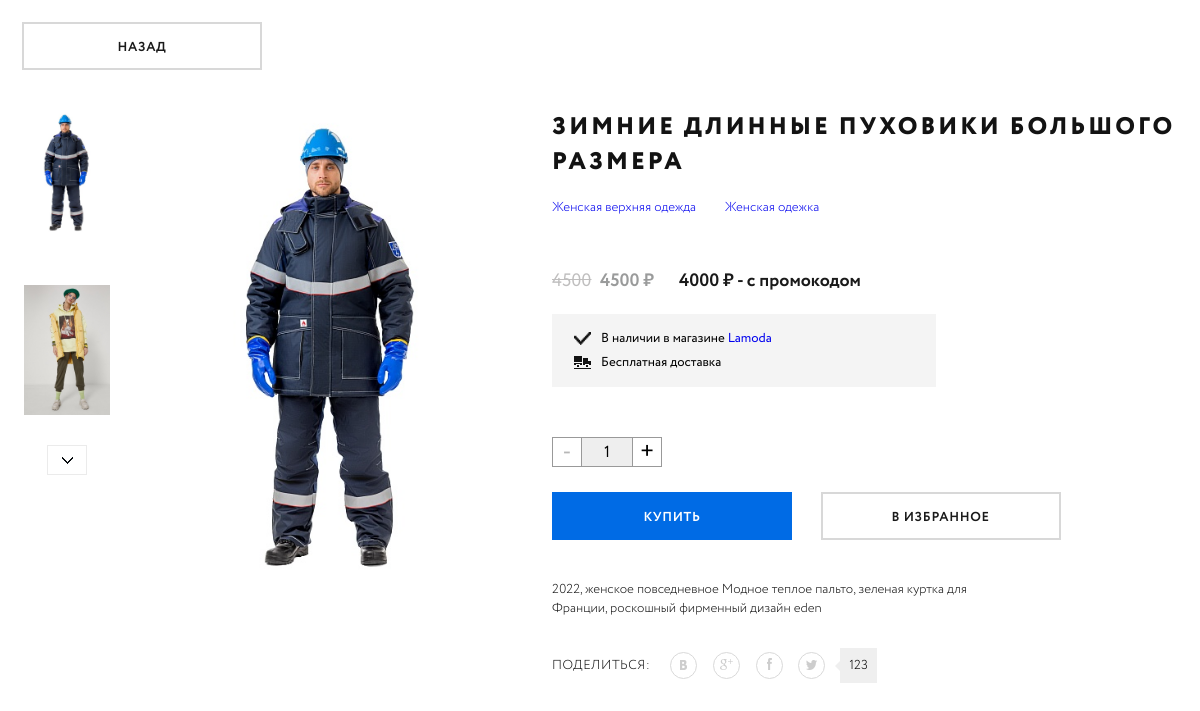
Screenshot of /index.php?id=7 with the database file from the repository.
### tables this page shows
CREATE TABLE `products` (
  `id` int(11) NOT NULL,
  `label` varchar(255) NOT NULL,
  `status` enum('ENABLE','DISABLE') NOT NULL,
  `price` int(11) NOT NULL,
  `original_price` int(11) NOT NULL,
  `promo_price` int(11) NOT NULL,
  `description` text NOT NULL
);

CREATE TABLE `images` (
  `id` int(11) NOT NULL,
  `alt` varchar(255) NOT NULL,
  `file_path` varchar(1024) NOT NULL
);

CREATE TABLE `categories` (
  `id` int(11) NOT NULL,
  `label` varchar(255) NOT NULL,
  `teaser_text` varchar(255) NOT NULL
);

### routing/Router.php (called while the page is built, shortened)
<?php
require_once './database/Product.php';
class Router
{
    public static function showProductPage($idProduct)
    {
        $product = new Product();
        $data = $product->getProduct($idProduct);
        $data['main'] = $data['main'][0];
        Router::showTemplate('product', $data);
    }
    public static function showTemplate($templateName, $dataTemplate)
    {
        $data = $dataTemplate;
        require_once('./templates/' . $templateName . '.php');
    }
}

### database/DB.php (called while the page is built)
<?php
class DB
{
    private PDO $db;
    public function __construct(
        $server = 'localhost',
        $dbName = 'products',
        $user = 'root',
        $password = ''
    ) {
        $connectionString = 'mysql:host=' . $server . ';dbname=' . $dbName;
        $this->db = new PDO($connectionString, $user, $password);
    }
    public function queryRows($sql, $params = [])
    {
        $query = $this->query($sql, $params);
        return $query->fetchAll(PDO::FETCH_ASSOC);
    }
    private function query($sql, $params)
    {
        $prepareQuery = $this->db->prepare($sql);
        if (count($params) != 0) {
            foreach ($params as $param => $value) {
                $prepareQuery->bindValue(':' . $param, $value);
            }
        }
        $prepareQuery->execute();
        return $prepareQuery;
    }
}

### database/Product.php (called while the page is built)
<?php
require_once 'DB.php';
class Product
{
    private DB $db;
    public function __construct()
    {
        $this->db = new DB();
    }
    public function getProduct($id)
    {
        $images = $this->getExtraImages($id);
        $categories = $this->getExtraCategories($id);
        $mainData = $this->getMainInfo($id);
        return [
            'images' => $images,
            'categories' => $categories,
            'main' => $mainData
        ];
    }
    private function getMainInfo($id)
    {
        return $this->db->queryRows('
            SELECT p.label, p.price, p.original_price, p.promo_price, p.description, i.alt, i.file_path, c.label as category, c.id as category_id FROM products p
            INNER JOIN field_main_categories fc ON fc.pid = p.id
            INNER JOIN categories c ON fc.cid = c.id
            INNER JOIN field_main_images fi ON fi.pid = p.id
            INNER JOIN images i ON fi.image_id = i.id
            WHERE p.id = :id',
            ['id' => $id]
        );
    }
    private function getExtraImages($id)
    {
        return $this->db->queryRows('
            SELECT i.id, i.alt, i.file_path FROM images i
            INNER JOIN field_images fi ON fi.image_id = i.id
            WHERE fi.pid = :id',
            ['id' => $id]
        );
    }
    private function getExtraCategories($id)
    {
        return $this->db->queryRows('
            SELECT c.id, c.label, c.teaser_text FROM categories c
            INNER JOIN field_categories fc ON fc.cid = c.id
            WHERE fc.pid = :id',
            ['id' => $id]
        );
    }
}

### templates/product.php (the view, shortened to what this page needs)
<?php
  $parentId = $data['main']['category_id'];
  $page = 1;
?>
<!DOCTYPE html>
<html lang="ru">
<head>
  <link rel="stylesheet" href="<?= PUBLIC_PATH ?>/css/index.css">
</head>
<body>
  <div class="layout">
    <button class="custom-btn">
      <a href="<?= ROOT_FOLDER . '/?cat_id=' . $parentId . '&page=' . $page ?>">Назад</a>
    </button>
    <div class="product">
      <div class="product__preview">
        <div class="product__gallery">
          <div class="product__images">
            <img class="product__image" src="<?= PUBLIC_PATH . $data['main']['file_path'] ?>" alt="<?= $data['main']['alt'] ?>">
            <?php foreach ($data['images'] as $image): ?>
              <img class="product__image" src="<?= PUBLIC_PATH . $image['file_path'] ?>" alt="<?= $image['alt'] ?>">
            <?php endforeach; ?>
          </div>
          <button>
            <img src="<?= PUBLIC_PATH ?>/img/icons/chevron-down-icon.png" alt="Иконка стрелки вниз">
          </button>
        </div>
        <div class="product__main-image">
          <img class="product__image--full" src="<?= PUBLIC_PATH . $data['main']['file_path'] ?>" alt="<?= $data['main']['alt'] ?>">
        </div>
      </div>
      <div class="product__description">
        <h2><?= $data['main']['label'] ?></h2>
        <div class="product__categories">
          <a href="<?= ROOT_FOLDER . '?cat_id=' . $data['main']['category_id'] ?>"><?= $data['main']['category'] ?></a>
          <?php foreach ($data['categories'] as $category): ?>
            <a href="<?= ROOT_FOLDER . '?cat_id=' . $category['id'] ?>">
              <?= $category['label'] ?>
            </a>
          <?php endforeach; ?>
        </div>
        <div class="product__price">
          <div class="product__price-actual">
            <span class="product__price-old"><?= $data['main']['original_price'] ?></span>
            <span class="product__price-current price"><?= $data['main']['price'] ?></span>
          </div>
          <div class="product__price-discount">
            <span class="product__discount-value price price--discount"><?= $data['main']['promo_price'] ?></span>
          </div>
        </div>
        <div class="product__info">
          <div class="product__info-item">
            <img src="<?= PUBLIC_PATH ?>/img/icons/check-icon.png" alt="Иконка галочки">
            <span>В наличии в магазине <a href="#">Lamoda</a></span>
          </div>
          <div class="product__info-item">
            <img src="<?= PUBLIC_PATH ?>/img/icons/truck-icon.png" alt="Иконка грузовика">
            <span>Бесплатная доставка</span>
          </div>
        </div>
        <div class="product__actions">
          <div class="product__buy">
            <div class="product__counter counter">
              <button class="counter__btn counter__minus" disabled>-</button>
              <span class="counter__value">1</span>
              <button class="counter__btn counter__plus">+</butt>
            </div>
            <button id="buy-btn" class="custom-btn custom-btn--blue">Купить</button>
          </div>
          <button class="custom-btn">В избранное</button>
        </div>
        <div class="product__text">
          <p>
            <?= $data['main']['description'] ?>
          </p>
        </div>
        <div class="product__share">
          <span class="product__share-title">Поделиться:</span>
          <div class="product__share-list">
            <a href="#">
              <img src="<?= PUBLIC_PATH ?>/img/icons/vk-icon.png" alt="vk иконка">
            </a>
            <a href="#">
              <img src="<?= PUBLIC_PATH ?>/img/icons/google-plus-icon.png" alt="google plus иконка">
            </a>
            <a href="#">
              <img src="<?= PUBLIC_PATH ?>/img/icons/facebook-icon.png" alt="facebook иконка">
            </a>
            <a href="#">
              <img src="<?= PUBLIC_PATH ?>/img/icons/twitter-icon.png" alt="twitter иконка">
            </a>
          </div>
          <span class="product__share-count">123</span>
        </div>
      </div>
    </div>
  </div>
</body>
</html>

### index.php (shortened to what this page needs)
<?php
require_once './routing/Router.php';
if (isset($_GET['id'])) {
    $idProduct = intval($_GET['id']);
    Router::showProductPage($idProduct);
    die();
}

### public/css/index.css (style rules this page uses)
* { margin: 0; padding: 0; }
a { text-decoration: none; }
img { object-fit: contain; }
* { font-family: 'Circe', sans-serif; }
.layout { max-width: 1156px; margin: 0 auto; padding: 22px 0 10px 0; }
h2 { font-size: 24px; font-weight: 900; color: #131313; letter-spacing: 3px; text-transform: uppercase; }
.price { font-weight: 800; color: #9a9b9b; font-size: 18px; }
.price::after { content: ' ₽'; }
.price--discount { color: #1a1a1a; }
.price--discount::after { content: ' ₽ - с промокодом' }
.counter { display: flex; }
.counter__btn { width: 30px; height: 30px; border-radius: 0; background: 0; font-size: 24px; line-height: 30px; border: 1px solid #999; cursor: pointer; transition: background-color 0.2s; }
.counter__value { display: flex; align-items: center; justify-content: center; width: 50px; height: 30px; border-top: 1px solid #999; border-bottom: 1px solid #999; box-sizing: border-box; background: #eee; }
.custom-btn { display: inline-block; position: relative; min-width: 240px; height: 48px; padding: 0 15px; line-height: 48px; font-size: 13px; font-weight: 800; color: #1a1a1a; text-align: center; text-transform: uppercase; letter-spacing: 0.65px; background: none; border: 2px solid #d8d8d8; cursor: pointer; transition: background-color 0.2s, border 0.2s; }
.custom-btn a { display: block; width: 100%; height: 100%; color: inherit; }
.custom-btn--blue { color: #fff; background-color: #006be5; border-color: #006be5; }
.product { display: flex; justify-content: space-between; margin-top: 40px; }
.product__preview { display: flex; }
.product__image { display: block; width: 90px; height: 130px; cursor: pointer; }
.product__image + .product__image { margin-top: 45px; }
.product__image--full { width: 340px; height: 492px; }
.product__gallery button { display: block; width: 40px; height: 30px; margin: 30px auto 0 auto; background: none; border: 1px solid #ebebeb; cursor: pointer; transition: background-color 0.2s; }
.product__main-image { margin-left: 50px; }
.product__description { margin-left: 50px; }
.product__categories { margin-top: 15px; }
.product__categories a { font-size: 13px; font-weight: 200; transition: color 0.2s; }
.product__categories a + a { display: inline-block; margin-left: 25px; }
.product__price { margin-top: 50px; display: flex; }
.product__price-old { font-size: 18px; color: #bfbebe; text-decoration: line-through; }
.product__price-current { display: inline-block; margin-left: 5px; }
.product__price-discount { margin-left: 25px; }
.product__info { display: flex; flex-direction: column; max-width: 340px; margin-top: 20px; padding: 15px 22px; background: #f4f4f4; font-size: 13px; }
.product__info-item { display: flex; align-items: center; }
.product__info-item img { width: 17px; height: 13px; }
.product__info-item span { margin-left: 10px; }
.product__info-item + .product__info-item { margin-top: 5px; }
.product__actions { margin-top: 50px; }
.product__buy { display: inline-block; }
.product__buy + .custom-btn { margin-left: 25px; }
.product__counter ~ .custom-btn { margin-top: 25px; }
.product__text { margin-top: 40px; max-width: 420px }
.product__text p { font-size: 13px; font-weight: 200; color: #131313; }
.product__share { margin-top: 30px; display: flex; align-items: center; }
.product__share-title { color: #131313; font-size: 13px; font-weight: 200; text-transform: uppercase; letter-spacing: 0.5px; }
.product__share-list { margin-left: 20px; }
.product__share a { display: inline-block; height: 25px; width: 25px; border: 1px solid #d9d9d9; border-radius: 50%; line-height: 25px; text-align: center; transition: transform 0.2s, border 0.2s; }
.product__share a img { transition: filter 0.2s; }
.product__share a + a { margin-left: 12px; }
.product__share-count { position: relative; margin-left: 15px; padding: 8px 9px; box-sizing: border-box; font-size: 13px; font-weight: 200; background: #efefef; }
.product__share-count::before { content: ''; position: absolute; left: -5px; top: calc(50% - 5px); width: 0; height: 0; border-top: 5px solid transparent; border-bottom: 5px solid transparent; border-right: 5px solid #efefef; }

### rows the page displays
products: images.file_path (picture), label "ЗИМНИЕ ДЛИННЫЕ ПУХОВИКИ БОЛЬШОГО РАЗМЕРА", categories.label "Женская верхняя одежда", original_price "4500", price "4500", promo_price "4000", description "2022, женское повседневное Модное теплое пальто, зеленая куртка для Франции, роскошный фирменный дизайн eden"
images: file_path (picture)
categories: label "Женская одежка"
